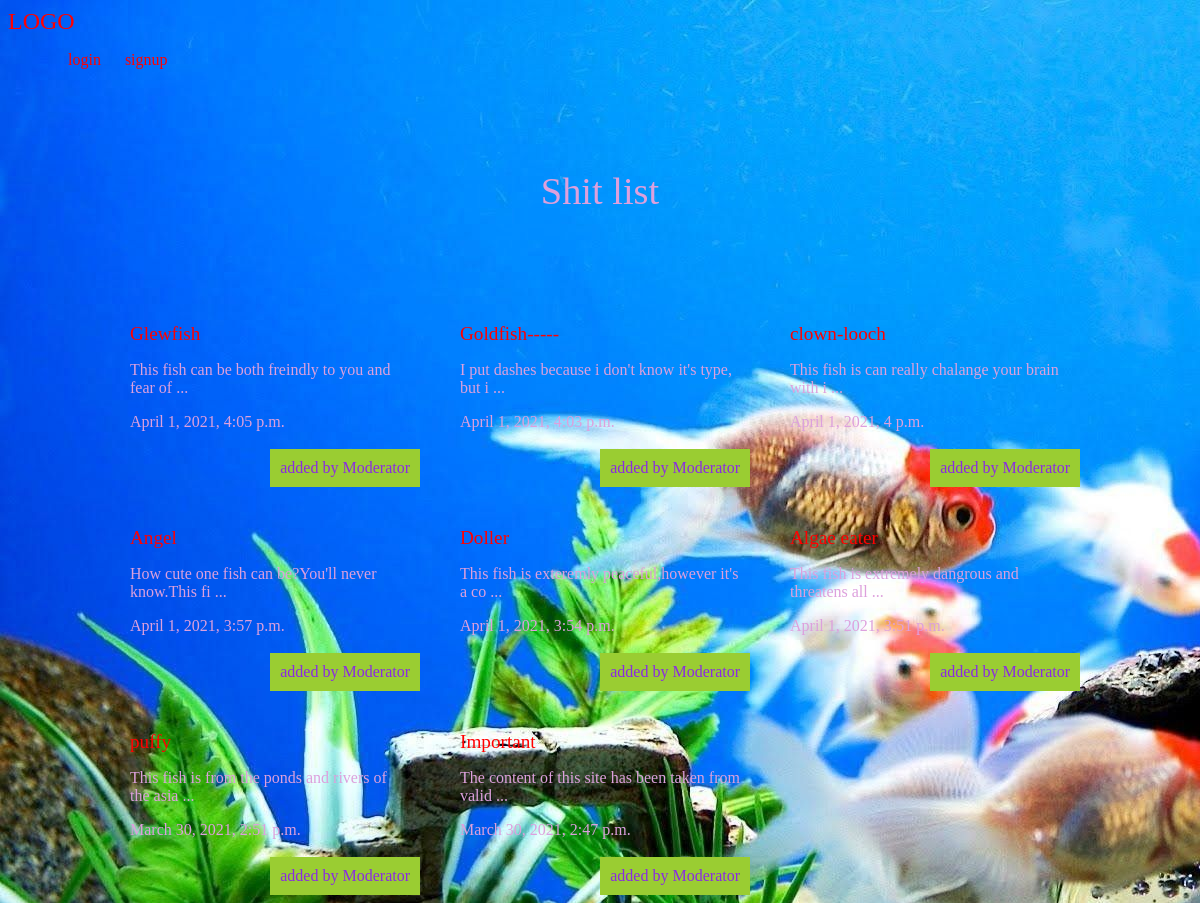
Screenshot of /shit/ with the database file from the repository.
### shit/models.py (models this page shows, shortened)
class Shit(models.Model):
    title = models.CharField(max_length = 100)
    slug = models.SlugField()
    body = models.TextField()
    date = models.DateTimeField(auto_now_add = True)
    image = models.ImageField(default='default.jpg',blank=True)
    author = models.ForeignKey(User,default=None,on_delete=models.CASCADE)
    def snippet(self):
        return self.body[:50] + ' ...'

### shit/views.py (the view)
# urls.py: path('',shit_list),
def  shit_list(request):
    shits = models.Shit.objects.all().order_by('-date')
    args = {'shits':shits}
    return render(request, 'shit/shitlist.html',args)

### shit/templates/shit/shitlist.html (shortened to what this page needs)
{%extends 'base.html' %}
{%block content%}
    <h1>Shit list</h1>
    <div class="shits">
      {% for shit in shits %}
      <div class="shit">
      <h2>
       <a href="{% url 'shits:detail' slug=shit.slug %}">{{shit.title}}</a>
      </h2>
      <p>{{shit.snippet}}</p>
      <p>{{shit.date}}</p>
      <p class="author">added by {{shit.author.username}}</p>
      </div>
      {% endfor %}
    </div>
{%endblock%}

### templates/base.html (shortened to what this page needs)
{% load static %}
<!DOCTYPE html>
<html lang="en" dir="ltr">
  <head>
    <link rel="stylesheet" href="{% static 'styles.css' %}">
  </head>
  <body>
    <header>
      <h2><a href="{% url 'shits:list' %}">LOGO</a></h2>
      <nav>
        <ul>
          {% if user.is_authenticated %}
          <li>
            <form class="logout-link" action="{% url 'accounts:logout'%}" method="post">
              {%csrf_token%}
              <button type="submit">logout</button>
            </form>
            <li>
              <a class="highlight" href="{% url 'shits:create'%}">create new shit</a>
            </li>
          </li>
          {% else %}
          <li>
            <a href="{% url 'accounts:login' %}">login</a>
          </li>
          <li>
            <a href="{% url 'accounts:signup'%}">signup</a>
          </li>
          {% endif %}
        </ul>
    </header>
<div class="wrapper">
{% block content %}
{%endblock%}
  </div>
  </body>
</html>

### assets/styles.css (style rules this page uses)
body { background-color: orange; background-image: url(puffy1.jpg); background-repesat-y:no-repeat; background-attachment: fixed; color:plum; }
body * { font-family:fantasy; }
h1,h2,h3,h4,h5 { font-weight:normal; margin:0; }
a,a:hover,a:visited { color:red; text-decoration:none; }
.wrapper { max-width:960px; margin:0 auto; }
div.wrapper h1 { text-align:center; margin:100px auto; font-size:2.4em; }
header { dispaly:grid; grid-template-column:1fr 1fr padding:20px 0; }
nav li { display:inline-block; margin-left:20px; }
.shits { display:grid; grid-template-columns:1fr 1fr 1fr; grid-gap:30px; }
.shit { padding:10px; border:1px solid light green; position:relative; padding-bottom:40px; }
.shit h2 { font-size:1.2em; }
.shit .author { padding:10px; background-color:yellowgreen; position:absolute; right:0; bottom:0; margin:0; color:blueviolet; }

### rows the page displays
Shit: snippet "This fish can be both freindly to you and fear of ...", date "April 1, 2021, 4:05 p.m.", author.username "Moderator"
Shit: title "Goldfish-----", snippet "I put dashes because i don't know it's type, but i ...", date "April 1, 2021, 4:03 p.m.", author.username "Moderator"
Shit: title "clown-looch", snippet "This fish is can really chalange your brain with i ...", date "April 1, 2021, 4 p.m.", author.username "Moderator"
Shit: snippet "How cute one fish can be?You'll never know.This fi ...", date "April 1, 2021, 3:57 p.m.", author.username "Moderator"
Shit: title "Doller", snippet "This fish is exteremly peaceful,however it's a co ...", date "April 1, 2021, 3:54 p.m.", author.username "Moderator"
Shit: title "Algae eater", snippet "This fish is extremely dangrous and threatens all ...", date "April 1, 2021, 3:51 p.m.", author.username "Moderator"
Shit: title "puffy", snippet "This fish is from the ponds and rivers of the asia ...", date "March 30, 2021, 2:51 p.m.", author.username "Moderator"
Shit: title "Important", snippet "The content of this site has been taken from valid ...", date "March 30, 2021, 2:47 p.m.", author.username "Moderator"
